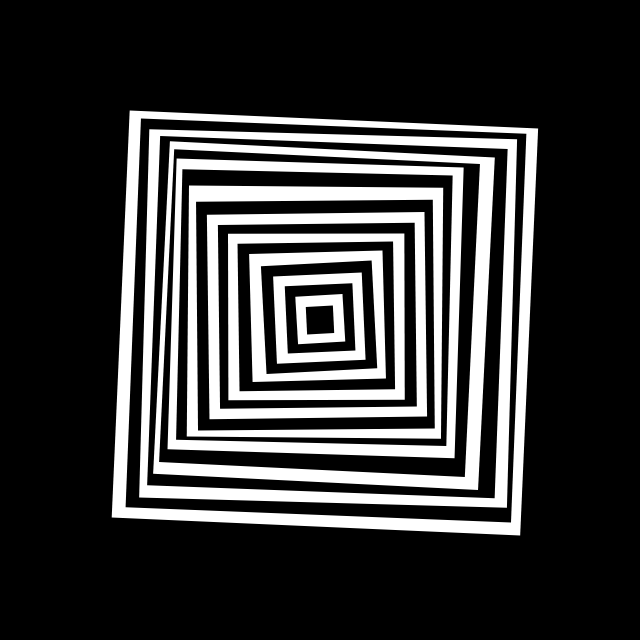
Frame 1 (no input)
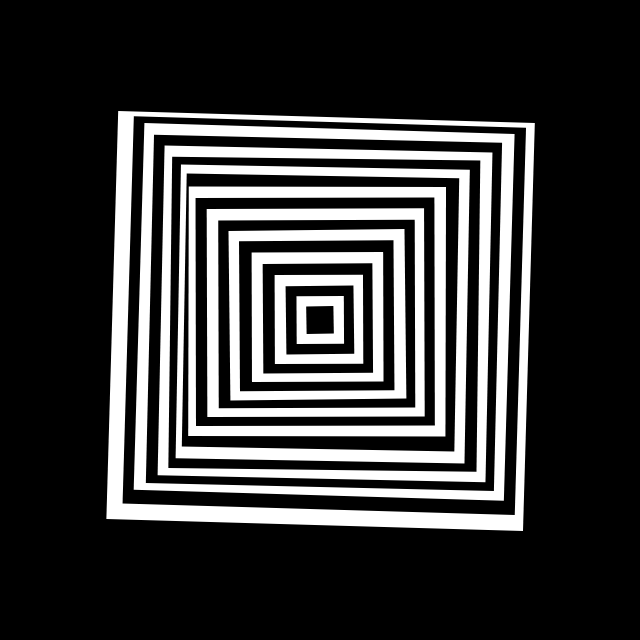
Frame 60 (no input)
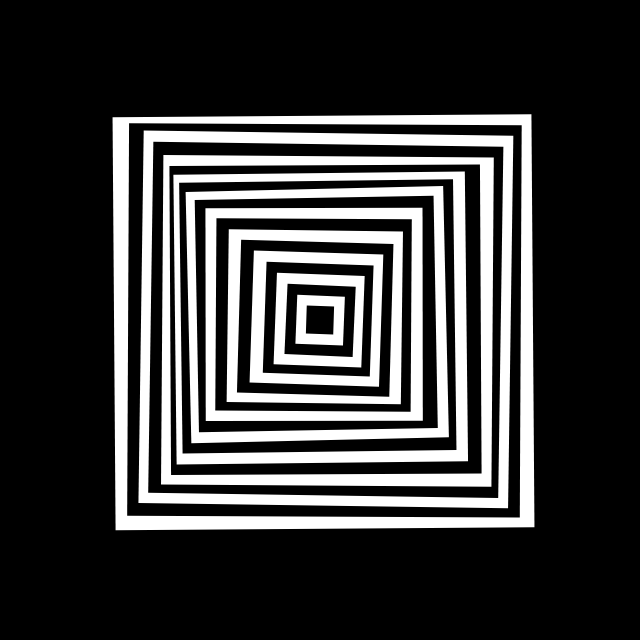
Frame 120 (the mouse pressed at the canvas centre since frame 60)

The p5.js sketch that drew these frames (run headless with seeded random() and noise() and a simulated clock; from frame 60 on, the mouse is pressed at the canvas centre):

// p5.js sketch
// ── sketch.js
// Engine: p5.js
/**
 * Carrés pleins blancs et noirs alternés, animés par un bruit de Perlin.
 * Référence : Transformation 74.311 (1974), Vera Molnár.
 * Image : references/vera-molnar-transformation-74-311-1974.png
 *
 * On retient les carrés imbriqués et les petits écarts d'alignement.
 * Dessiner du plus grand au plus petit fait apparaître des bandes alternées.
 * Des variations continues font dériver, pencher et respirer les carrés.
 * Les voisins évoluent de façon proche, sans répéter une orbite régulière.
 */
const CONFIG = {
  count: 20,         // Nombre de carrés ; plus grand = une structure plus dense.
  minSize: 28,       // Taille du plus petit carré, en unités du canvas.
  maxSize: 420,      // Taille du plus grand carré ; laisse une marge dans 640 × 640.
  amplitude: 32,    // Déplacement maximal autour du centre ; 0 supprime la dérive.
  noiseStep: 0.12,  // Écart dans le bruit entre voisins ; plus petit = plus solidaire.
  rotation: 0.12,   // Inclinaison maximale en radians, soit environ 7 degrés.
  deformation: 0.08, // Variation des côtés : 0.08 correspond à ±8 %.
  speed: 0.006,     // Avancée dans le bruit par image à 60 images/s ; augmente pour accélérer.
};

let time = 0;

function setup() {
  // setup() s'exécute une seule fois. Les coordonnées restent en 640 × 640 :
  // le CSS adapte uniquement la taille affichée, sans redimensionner le dessin.
  createCanvas(640, 640);
  rectMode(CENTER); // rect(0, 0, ...) sera centré sur l'origine de son repère.
  noStroke(); // Les limites viennent des aplats alternés, sans contour ajouté.
  frameRate(60);
  describe('Vingt carrés blancs et noirs alternés dérivent, pivotent et respirent avec des mouvements organiques sur fond noir.');
}

function draw() {
  // draw() se répète. Un fond noir opaque efface la position précédente,
  // afin que le mouvement reste lisible sans accumulation de traces.
  background(0);
  // deltaTime est en millisecondes. Ce rapport conserve la même vitesse
  // lorsque le navigateur ne dessine pas exactement 60 images par seconde.
  time += CONFIG.speed * deltaTime / (1000 / 60);

  push();
  translate(width / 2, height / 2); // Place l'origine au centre du canvas.

  // Les petits carrés sont dessinés après les grands pour rester visibles.
  for (let i = CONFIG.count - 1; i >= 0; i--) {
    // Le rapport va de 0 à 1 : il répartit les tailles entre les deux limites.
    // Math.max évite une division par zéro si l'on teste un seul carré.
    const ratio = i / Math.max(1, CONFIG.count - 1);
    const size = CONFIG.minSize + ratio * (CONFIG.maxSize - CONFIG.minSize);

    // noise() varie doucement entre 0 et 1. Des coordonnées proches donnent
    // des valeurs proches : les carrés voisins accompagnent la même dérive.
    const sample = i * CONFIG.noiseStep;

    // Soustraire 0.5 puis multiplier par 2 centre le mouvement entre -1 et 1.
    // Le décalage de 100 sépare les variations horizontales et verticales.
    // L'amplitude croît avec la taille : les petits carrés bougent moins.
    const amplitude = CONFIG.amplitude * ratio;
    const x = (noise(sample, time) * 2 - 1) * amplitude;
    const y = (noise(sample + 100, time) * 2 - 1) * amplitude;

    // D'autres zones du bruit font varier la rotation et les deux côtés.
    // Un temps plus lent fait respirer les dimensions sans pulsation mécanique.
    const tilt = (noise(sample + 200, time * 0.7) * 2 - 1) * CONFIG.rotation;
    const w = size * (1 + CONFIG.deformation * (noise(sample + 300, time * 0.6) * 2 - 1));
    const h = size * (1 + CONFIG.deformation * (noise(sample + 400, time * 0.6) * 2 - 1));

    // push()/pop() isolent les transformations de chaque carré :
    // on le déplace, puis on le tourne autour de son propre centre.
    push();
    translate(x, y);
    rotate(tilt);
    // layer compte depuis le plus grand carré. Le reste de la division par 2
    // alterne entre 0 et 1 : 255 donne du blanc, 0 du noir, tous deux opaques.
    const layer = CONFIG.count - 1 - i;
    fill(layer % 2 === 0 ? 255 : 0);
    rect(0, 0, w, h);
    pop();
  }
  pop(); // Rétablit le repère initial pour l'image suivante.
}
